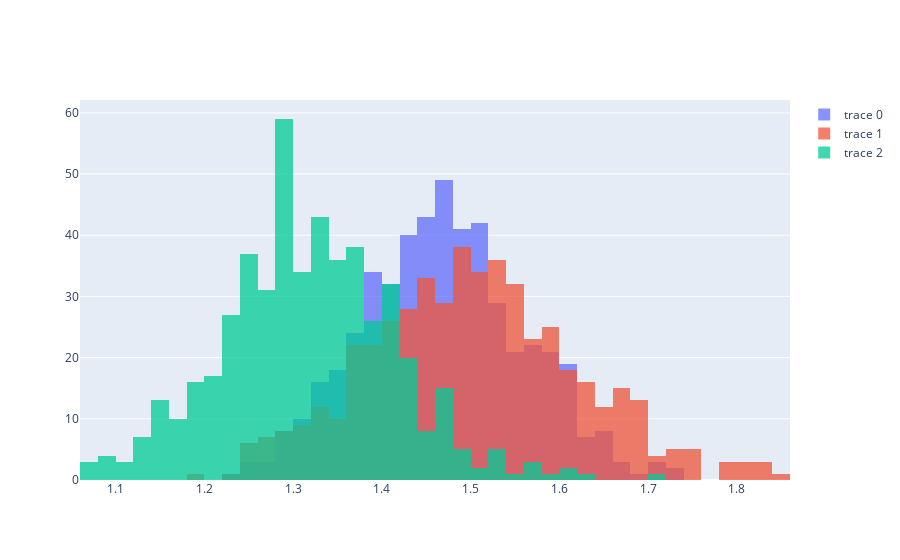

The notebook cell saved with this chart:
### Code cell
# Overlay histrogram
overlay_hist = go.Figure()
overlay_hist.add_trace(go.Histogram(x=cumulative_ret))
overlay_hist.add_trace(go.Histogram(x=cumulative_ret_max_sharpe))
overlay_hist.add_trace(go.Histogram(x=cumulative_ret_min_vol))
overlay_hist.update_layout(barmode='overlay')
overlay_hist.update_traces(opacity=0.75)

### Figure 1 — Plotly figure (JSON) as saved in the notebook; plotly's stock layout.template omitted (floating-point values rounded to 4 significant figures; data arrays with more than 128 entries replaced by an {"elided": "..."} marker saying what was removed)
{"data": [{"opacity": 0.75, "type": "histogram", "x": {"elided": "500 float values"}}, {"opacity": 0.75, "type": "histogram", "x": {"elided": "500 float values"}}, {"opacity": 0.75, "type": "histogram", "x": {"elided": "500 float values"}}], "layout": {"autosize": true, "barmode": "overlay", "xaxis": {"autorange": true, "range": [1.06, 1.86], "type": "linear"}, "yaxis": {"autorange": true, "range": [0, 62.11]}}}
